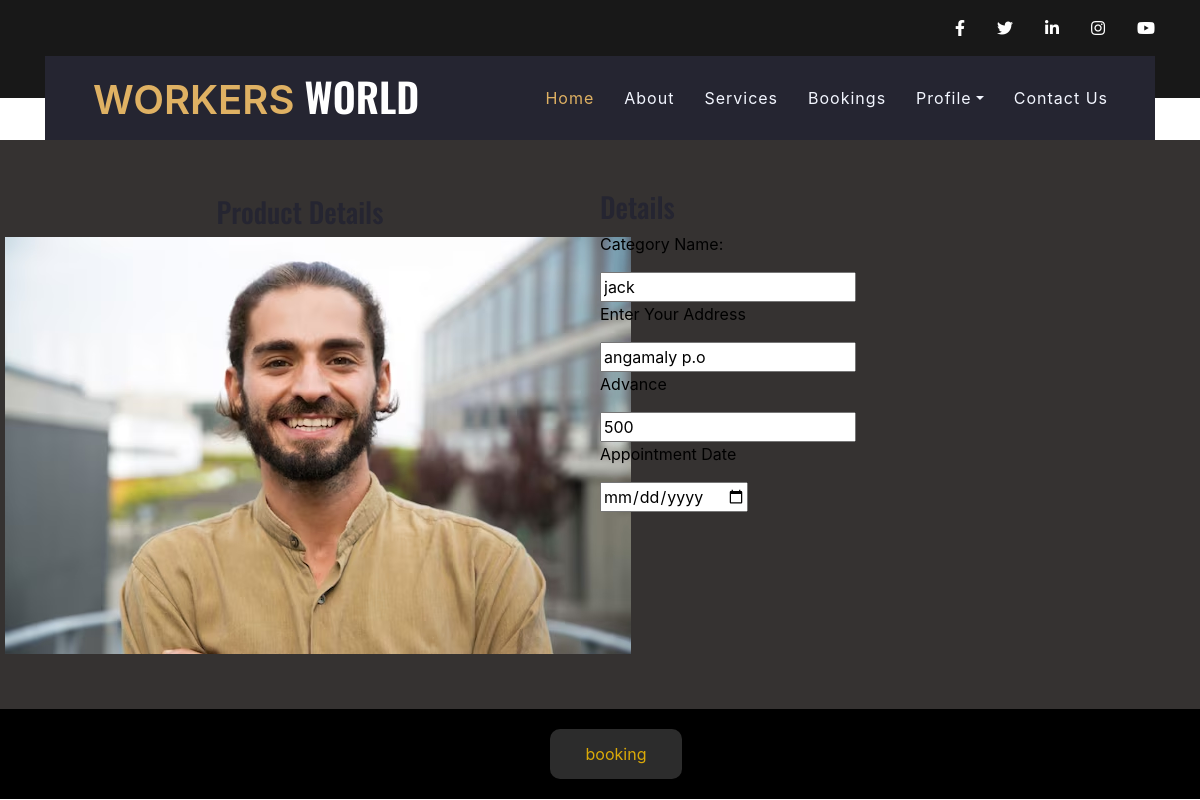
The app's page /user/singlecategory.php?id=27 (signed in) with its own data.
### tables this page shows
CREATE TABLE IF NOT EXISTS `empreg` (
  `id` int NOT NULL AUTO_INCREMENT,
  `emp_id` varchar(25) DEFAULT NULL,
  `ename` varchar(25) DEFAULT NULL,
  `ephone` char(10) DEFAULT NULL,
  `designation` varchar(25) DEFAULT NULL,
  `password` varchar(15) DEFAULT NULL,
  `img` varchar(1000) DEFAULT NULL,
  `status` int NOT NULL,
  PRIMARY KEY (`id`)
);

CREATE TABLE IF NOT EXISTS `userreg` (
  `uid` int NOT NULL AUTO_INCREMENT,
  `uname` varchar(25) NOT NULL,
  `address` varchar(100) NOT NULL,
  `password` int NOT NULL,
  `phone_no` int NOT NULL,
  PRIMARY KEY (`uid`)
);

### classes/DataAccess.class.php (called while the page is built, shortened)
<?php
class DataAccess
{
	private $_con,$_query,$_errors;
	public function __construct()
	{
		if(!$this->_con=mysqli_connect(DB_HOST,DB_USER,DB_PASSWORD,DB_NAME))
		{
			die("connection Error");
		}
	}
	public function query($query)
	{
		if(isset($query))
		{
			$words=explode(' ',$query);
			$this->_query=$query;
			$res=mysqli_query($this->_con,$this->_query);
			if($words[0]=='select' || $words[0]=='Select' || $words[0]=='SELECT')
			{
				if(mysqli_num_rows($res))
				{
					$dataArr=array();
					while($row=mysqli_fetch_assoc($res))
					{
						$dataArr[] = $row;
					}
					return $dataArr;
				}
				else
				{
					return false;
				}
			}
		}
	}
}
?>

### user/singlecategory.php (the view, shortened to what this page needs)
<!DOCTYPE html>
<html lang="en">
<head>
    <link rel="stylesheet" href="ui.css">
</head>
<body>
<?php
include("header2.php");
?>
<?php
  $uid=$_SESSION['uid'];
?>
<?php
$dao=new DataAccess();
?>
<?php	$iid=$_GET['id'];
	 $q="select * from empreg where id=".$iid ;
    $info=$dao->query($q);
?>
 <?php	$iid=$_GET['id'];
	 $q="select * from userreg where uid=".$uid ;
    $info2=$dao->query($q);
?>
<form action="" method="POST" enctype="multipart/form-data">
 <div class="upper">
        <div class="upper-left">
            <h3>Product Details</h3>
            <img style="width:300; height:300" src="<?php echo BASE_URL."uploads/".$info[0]["img"]; ?>" alt=" " class="img-responsive" />
        </div>
        <div class="content">
            <h3>Details</h3>
            <div style="display: block;">
                <label for="name">Category Name:</label><br>
                <input id="iname" name="iname" type="text" value="<?php echo $info[0]["ename"];?>"  readonly style="margin-top: 8px;"><br>
                <label for="name">Enter Your Address</label><br>
                <input value="<?=$info2[0]['address']?>" id="iname" name="add" type="text" rows="5" cols="20" readonly style="margin-top: 8px;"><br>
                <label for="name">Advance</label><br>
                <input id="iname" name="amount" type="text"  value=500 readonly style="margin-top: 8px;"><br>
                <label for="">Appointment Date</label><br>
                <input id="orderdate" name="apdate" type="date"   style="margin-top: 8px;"><br>
            </div>
        </div>
    </div>
    <div class="lower">
        <div class="btn-grp">
                <button class="buttons" name="btn_insert" id="btn-1">booking</button>
        </div>
    </div>
    </form>
</body>
</html>

### user/ui.css (style rules this page uses)
* { margin: 0; font-family: -apple-system, BlinkMacSystemFont, 'Segoe UI', Roboto, Oxygen, Ubuntu, Cantarell, 'Open Sans', 'Helvetica Neue', sans-serif; }
body { width: 100%; }
.upper { display: inline-block; height: 50%; width: 100%; background:rgb(53, 50, 49); color: rgb(0, 0, 0); padding-top: 50px; padding-bottom: 50px; }
.buttons { display: block; width: 20%; border: 0; border-radius: 10px; background-color: #2c2c2c; color: #ffc400d3; height: 50px; transition: .3s; margin: 10px; }
.btn-grp { margin-left:45%; }
.lower { display: inline-block; padding: 10px 0 10px 0; height: 50%; width: 100%; background: rgb(0, 0, 0); color: rgb(10, 10, 10); text-align: center; }
.upper-left { float: left; width: 50%; height: inherit; text-align: center; padding: 5px; }

### records on screen
empreg: img (picture), iname "jack"
userreg: add "angamaly p.o"
